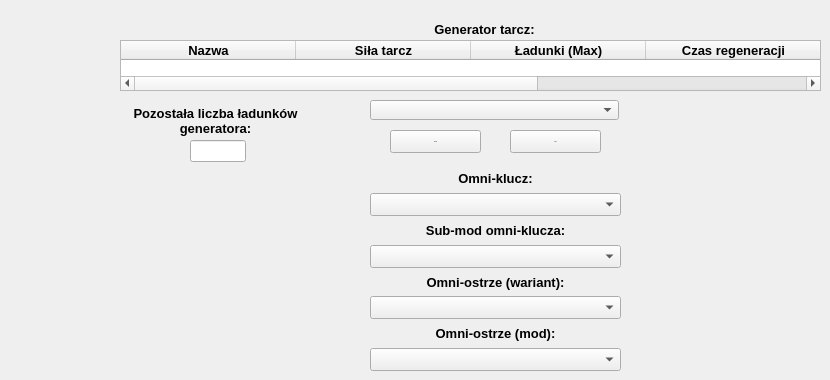
    <widget class="QWidget" name="tab_5">
     <attribute name="title">
      <string>Sprzęt</string>
     </attribute>
     <widget class="QWidget" name="verticalLayoutWidget_5">
      <property name="geometry">
       <rect>
        <x>370</x>
        <y>170</y>
        <width>251</width>
        <height>201</height>
       </rect>
      </property>
      <layout class="QVBoxLayout" name="verticalLayout_5">
       <item>
        <widget class="QLabel" name="label_omnikey">
         <property name="font">
          <font>
           <pointsize>10</pointsize>
           <weight>75</weight>
           <bold>true</bold>
          </font>
         </property>
         <property name="text">
          <string>Omni-klucz:</string>
         </property>
         <property name="alignment">
          <set>Qt::AlignCenter</set>
         </property>
        </widget>
       </item>
       <item>
        <widget class="QComboBox" name="comboBox_omnikey_name">
         <property name="font">
          <font>
           <pointsize>10</pointsize>
          </font>
         </property>
        </widget>
       </item>
       <item>
        <widget class="QLabel" name="label_omnikey_submod">
         <property name="font">
          <font>
           <pointsize>10</pointsize>
           <weight>75</weight>
           <bold>true</bold>
          </font>
         </property>
         <property name="text">
          <string>Sub-mod omni-klucza:</string>
         </property>
         <property name="alignment">
          <set>Qt::AlignCenter</set>
         </property>
        </widget>
       </item>
       <item>
        <widget class="QComboBox" name="comboBox_omnikey_submod_name">
         <property name="font">
          <font>
           <pointsize>10</pointsize>
          </font>
         </property>
        </widget>
       </item>
       <item>
        <widget class="QLabel" name="label_omniblade">
         <property name="font">
          <font>
           <pointsize>10</pointsize>
           <weight>75</weight>
           <bold>true</bold>
          </font>
         </property>
         <property name="text">
          <string>Omni-ostrze (wariant):</string>
         </property>
         <property name="alignment">
          <set>Qt::AlignCenter</set>
         </property>
        </widget>
       </item>
       <item>
        <widget class="QComboBox" name="comboBox_omniblade_type">
         <property name="font">
          <font>
           <pointsize>10</pointsize>
          </font>
         </property>
        </widget>
       </item>
       <item>
        <widget class="QLabel" name="label_omniblade_mod">
         <property name="font">
          <font>
           <pointsize>10</pointsize>
           <weight>75</weight>
           <bold>true</bold>
          </font>
         </property>
         <property name="text">
          <string>Omni-ostrze (mod):</string>
         </property>
         <property name="alignment">
          <set>Qt::AlignCenter</set>
         </property>
        </widget>
       </item>
       <item>
        <widget class="QComboBox" name="comboBox_omniblade_mod_name">
         <property name="font">
          <font>
           <pointsize>10</pointsize>
          </font>
         </property>
        </widget>
       </item>
      </layout>
     </widget>
     <widget class="QLabel" name="label_generator">
      <property name="geometry">
       <rect>
        <x>360</x>
        <y>20</y>
        <width>249</width>
        <height>19</height>
       </rect>
      </property>
      <property name="font">
       <font>
        <pointsize>10</pointsize>
        <weight>75</weight>
        <bold>true</bold>
       </font>
      </property>
      <property name="text">
       <string>Generator tarcz:</string>
      </property>
      <property name="alignment">
       <set>Qt::AlignCenter</set>
      </property>
     </widget>
     <widget class="QComboBox" name="comboBox_generator_name">
      <property name="geometry">
       <rect>
        <x>370</x>
        <y>100</y>
        <width>249</width>
        <height>20</height>
       </rect>
      </property>
      <property name="font">
       <font>
        <pointsize>10</pointsize>
       </font>
      </property>
     </widget>
     <widget class="QTableWidget" name="tableWidget_generators">
      <property name="geometry">
       <rect>
        <x>120</x>
        <y>40</y>
        <width>701</width>
        <height>51</height>
       </rect>
      </property>
      <property name="selectionBehavior">
       <enum>QAbstractItemView::SelectRows</enum>
      </property>
      <attribute name="horizontalHeaderDefaultSectionSize">
       <number>175</number>
      </attribute>
      <column>
       <property name="text">
        <string>Nazwa</string>
       </property>
       <property name="font">
        <font>
         <pointsize>10</pointsize>
         <weight>75</weight>
         <bold>true</bold>
        </font>
       </property>
       <property name="textAlignment">
        <set>AlignCenter</set>
       </property>
      </column>
      <column>
       <property name="text">
        <string>Siła tarcz</string>
       </property>
       <property name="font">
        <font>
         <pointsize>10</pointsize>
         <weight>75</weight>
         <bold>true</bold>
        </font>
       </property>
       <property name="textAlignment">
        <set>AlignCenter</set>
       </property>
      </column>
      <column>
       <property name="text">
        <string>Ładunki (Max)</string>
       </property>
       <property name="font">
        <font>
         <pointsize>10</pointsize>
         <weight>75</weight>
         <bold>true</bold>
        </font>
       </property>
       <property name="textAlignment">
        <set>AlignCenter</set>
       </property>
      </column>
      <column>
       <property name="text">
        <string>Czas regeneracji</string>
       </property>
       <property name="font">
        <font>
         <family>MS Shell Dlg 2</family>
         <pointsize>10</pointsize>
         <weight>75</weight>
         <bold>true</bold>
        </font>
       </property>
       <property name="textAlignment">
        <set>AlignCenter</set>
       </property>
      </column>
      <column>
       <property name="text">
        <string>Dodatkowa zdolność</string>
       </property>
       <property name="font">
        <font>
         <pointsize>10</pointsize>
         <weight>75</weight>
         <bold>true</bold>
        </font>
       </property>
       <property name="textAlignment">
        <set>AlignCenter</set>
       </property>
      </column>
     </widget>
     <widget class="QPushButton" name="pushButton_generator_remove">
      <property name="geometry">
       <rect>
        <x>510</x>
        <y>130</y>
        <width>91</width>
        <height>23</height>
       </rect>
      </property>
      <property name="font">
       <font>
        <pointsize>-1</pointsize>
       </font>
      </property>
      <property name="text">
       <string>Usuń</string>
      </property>
     </widget>
     <widget class="QPushButton" name="pushButton_generator_add">
      <property name="geometry">
       <rect>
        <x>390</x>
        <y>130</y>
        <width>91</width>
        <height>23</height>
       </rect>
      </property>
      <property name="font">
       <font>
        <pointsize>-1</pointsize>
       </font>
      </property>
      <property name="text">
       <string>Dodaj</string>
      </property>
     </widget>
     <widget class="QLabel" name="label_gen_charges_left">
      <property name="geometry">
       <rect>
        <x>130</x>
        <y>100</y>
        <width>171</width>
        <height>41</height>
       </rect>
      </property>
      <property name="font">
       <font>
        <pointsize>10</pointsize>
        <weight>75</weight>
        <bold>true</bold>
       </font>
      </property>
      <property name="text">
       <string>Pozostała liczba ładunków generatora:</string>
      </property>
      <property name="scaledContents">
       <bool>false</bool>
      </property>
      <property name="alignment">
       <set>Qt::AlignCenter</set>
      </property>
      <property name="wordWrap">
       <bool>true</bool>
      </property>
     </widget>
     <widget class="QLineEdit" name="lineEdit_gen_charges_left">
      <property name="geometry">
       <rect>
        <x>190</x>
        <y>140</y>
        <width>56</width>
        <height>22</height>
       </rect>
      </property>
      <property name="font">
       <font>
        <pointsize>10</pointsize>
       </font>
      </property>
      <property name="alignment">
       <set>Qt::AlignCenter</set>
      </property>
     </widget>
    </widget>
